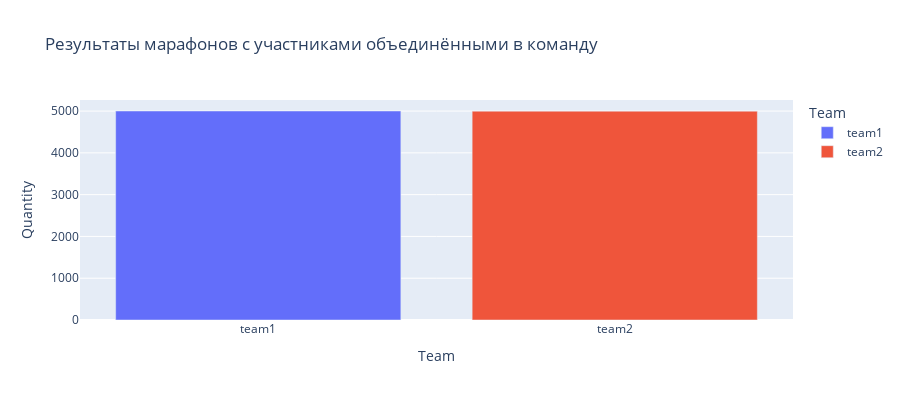

Write notebook code for a chart like this one.
### Code cell
fig = px.bar(df2New,
             x='Team',
             y='Quantity',
             color='Team',
             orientation='v',
             height=400,
             title='Результаты марафонов с участниками объединёнными в команду')
fig.show()

### Figure 1 — Plotly figure (JSON) as saved in the notebook; plotly's stock layout.template omitted (floating-point values rounded to 4 significant figures)
{"data": [{"alignmentgroup": "True", "hovertemplate": "Team=%{x}<br>Quantity=%{y}<extra></extra>", "legendgroup": "team1", "marker": {"color": "#636efa"}, "name": "team1", "offsetgroup": "team1", "orientation": "v", "showlegend": true, "textposition": "auto", "type": "bar", "x": ["team1"], "xaxis": "x", "y": [5002], "yaxis": "y"}, {"alignmentgroup": "True", "hovertemplate": "Team=%{x}<br>Quantity=%{y}<extra></extra>", "legendgroup": "team2", "marker": {"color": "#EF553B"}, "name": "team2", "offsetgroup": "team2", "orientation": "v", "showlegend": true, "textposition": "auto", "type": "bar", "x": ["team2"], "xaxis": "x", "y": [4998], "yaxis": "y"}], "layout": {"barmode": "relative", "height": 400, "legend": {"title": {"text": "Team"}, "tracegroupgap": 0}, "title": {"text": "Результаты марафонов с участниками объединёнными в команду"}, "xaxis": {"anchor": "y", "categoryarray": ["team1", "team2"], "categoryorder": "array", "domain": [0, 1], "title": {"text": "Team"}}, "yaxis": {"anchor": "x", "domain": [0, 1], "title": {"text": "Quantity"}}}}
